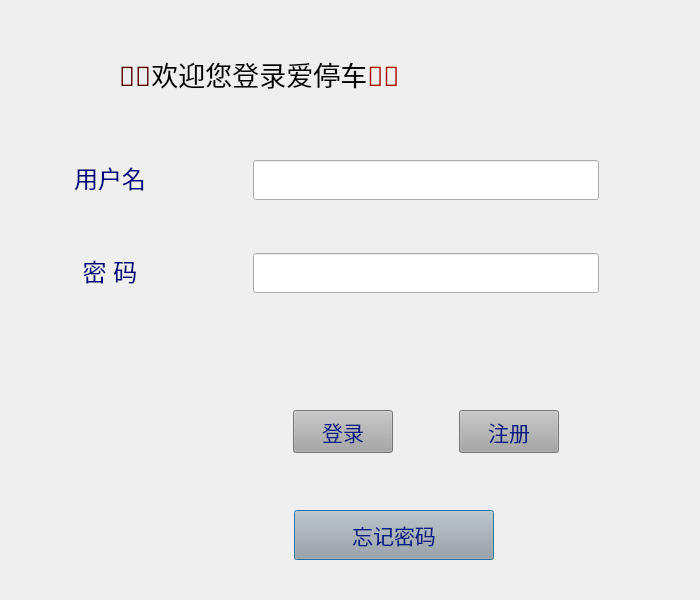
<?xml version="1.0" encoding="UTF-8"?>
<ui version="4.0">
 <class>Login</class>
 <widget class="QDialog" name="Login">
  <property name="geometry">
   <rect>
    <x>0</x>
    <y>0</y>
    <width>700</width>
    <height>600</height>
   </rect>
  </property>
  <property name="minimumSize">
   <size>
    <width>0</width>
    <height>0</height>
   </size>
  </property>
  <property name="maximumSize">
   <size>
    <width>700</width>
    <height>600</height>
   </size>
  </property>
  <property name="windowTitle">
   <string>登录爱停车</string>
  </property>
  <property name="styleSheet">
   <string notr="true">QDialog{

background-image:
	 url(:/new/prefix1/picture/water_zhu_heibai.jpg);
}</string>
  </property>
  <widget class="QPushButton" name="login_forget_password_btn">
   <property name="geometry">
    <rect>
     <x>294</x>
     <y>510</y>
     <width>200</width>
     <height>50</height>
    </rect>
   </property>
   <property name="font">
    <font>
     <family>宋体</family>
     <pointsize>16</pointsize>
    </font>
   </property>
   <property name="styleSheet">
    <string notr="true">QPushButton
{
background-color:rgb(166,166,166);
color:rgb(0,30,131);
}

QPushButton:hover
{
background-color:rgb(239,239,239);
color:back;
}</string>
   </property>
   <property name="text">
    <string notr="true">忘记密码</string>
   </property>
   <property name="checkable">
    <bool>false</bool>
   </property>
  </widget>
  <widget class="QLabel" name="login_password_label">
   <property name="geometry">
    <rect>
     <x>10</x>
     <y>253</y>
     <width>200</width>
     <height>36</height>
    </rect>
   </property>
   <property name="text">
    <string>&lt;html&gt;&lt;head/&gt;&lt;body&gt;&lt;p align=&quot;center&quot;&gt;&lt;span style=&quot; font-size:18pt; color:#00007f;&quot;&gt;密 码&lt;/span&gt;&lt;/p&gt;&lt;/body&gt;&lt;/html&gt;</string>
   </property>
  </widget>
  <widget class="QPushButton" name="login_login_btn">
   <property name="geometry">
    <rect>
     <x>293</x>
     <y>410</y>
     <width>100</width>
     <height>43</height>
    </rect>
   </property>
   <property name="font">
    <font>
     <family>宋体</family>
     <pointsize>16</pointsize>
    </font>
   </property>
   <property name="styleSheet">
    <string notr="true">QPushButton
{
background-color:rgb(166,166,166);
color:rgb(0,30,131);
}

QPushButton:hover
{
background-color:rgb(239,239,239);
color:back;
}</string>
   </property>
   <property name="text">
    <string>登录</string>
   </property>
   <property name="checkable">
    <bool>false</bool>
   </property>
  </widget>
  <widget class="QLabel" name="login_tooltip_label">
   <property name="geometry">
    <rect>
     <x>204</x>
     <y>330</y>
     <width>400</width>
     <height>40</height>
    </rect>
   </property>
   <property name="font">
    <font>
     <family>Arial Black</family>
     <pointsize>14</pointsize>
     <weight>75</weight>
     <bold>true</bold>
    </font>
   </property>
   <property name="text">
    <string/>
   </property>
  </widget>
  <widget class="QPushButton" name="login_regist_btn">
   <property name="geometry">
    <rect>
     <x>459</x>
     <y>410</y>
     <width>100</width>
     <height>43</height>
    </rect>
   </property>
   <property name="font">
    <font>
     <family>宋体</family>
     <pointsize>16</pointsize>
    </font>
   </property>
   <property name="styleSheet">
    <string notr="true">QPushButton
{
background-color:rgb(166,166,166);
color:rgb(0,30,131);
}

QPushButton:hover
{
background-color:rgb(239,239,239);
color:back;
}</string>
   </property>
   <property name="text">
    <string>注册</string>
   </property>
   <property name="checkable">
    <bool>false</bool>
   </property>
  </widget>
  <widget class="QLineEdit" name="login_password_lineEdit">
   <property name="geometry">
    <rect>
     <x>253</x>
     <y>253</y>
     <width>346</width>
     <height>40</height>
    </rect>
   </property>
   <property name="font">
    <font>
     <family>宋体</family>
     <pointsize>16</pointsize>
    </font>
   </property>
   <property name="mouseTracking">
    <bool>true</bool>
   </property>
   <property name="styleSheet">
    <string notr="true">QLineEdit
{
color:rgb(0,0,127);
}</string>
   </property>
   <property name="frame">
    <bool>true</bool>
   </property>
   <property name="echoMode">
    <enum>QLineEdit::Password</enum>
   </property>
   <property name="readOnly">
    <bool>false</bool>
   </property>
   <property name="placeholderText">
    <string/>
   </property>
   <property name="clearButtonEnabled">
    <bool>true</bool>
   </property>
  </widget>
  <widget class="QLineEdit" name="login_username_lineEdit">
   <property name="geometry">
    <rect>
     <x>253</x>
     <y>160</y>
     <width>346</width>
     <height>40</height>
    </rect>
   </property>
   <property name="font">
    <font>
     <family>宋体</family>
     <pointsize>16</pointsize>
    </font>
   </property>
   <property name="mouseTracking">
    <bool>true</bool>
   </property>
   <property name="styleSheet">
    <string notr="true">QLineEdit
{
color:rgb(0,0,127);
}</string>
   </property>
   <property name="clearButtonEnabled">
    <bool>true</bool>
   </property>
  </widget>
  <widget class="QLabel" name="login_welcom_label">
   <property name="geometry">
    <rect>
     <x>119</x>
     <y>49</y>
     <width>541</width>
     <height>51</height>
    </rect>
   </property>
   <property name="font">
    <font>
     <family>宋体</family>
     <pointsize>20</pointsize>
     <weight>50</weight>
     <bold>false</bold>
    </font>
   </property>
   <property name="text">
    <string>&lt;html&gt;&lt;head/&gt;&lt;body&gt;&lt;p&gt;&lt;span style=&quot; color:#550000;&quot;&gt;🌊🌊&lt;/span&gt;欢迎您登录爱停车&lt;span style=&quot; color:#aa0000;&quot;&gt;💖🚗&lt;/span&gt;&lt;/p&gt;&lt;/body&gt;&lt;/html&gt;</string>
   </property>
  </widget>
  <widget class="QLabel" name="login_username_label">
   <property name="geometry">
    <rect>
     <x>10</x>
     <y>160</y>
     <width>200</width>
     <height>36</height>
    </rect>
   </property>
   <property name="font">
    <font>
     <family>宋体</family>
     <pointsize>20</pointsize>
    </font>
   </property>
   <property name="styleSheet">
    <string notr="true">QLabel{
	
}</string>
   </property>
   <property name="text">
    <string>&lt;html&gt;&lt;head/&gt;&lt;body&gt;&lt;p align=&quot;center&quot;&gt;&lt;span style=&quot; font-size:18pt; color:#00007f;&quot;&gt;用户名&lt;/span&gt;&lt;/p&gt;&lt;/body&gt;&lt;/html&gt;</string>
   </property>
  </widget>
 </widget>
 <resources>
  <include location="background.qrc"/>
 </resources>
 <connections/>
</ui>
